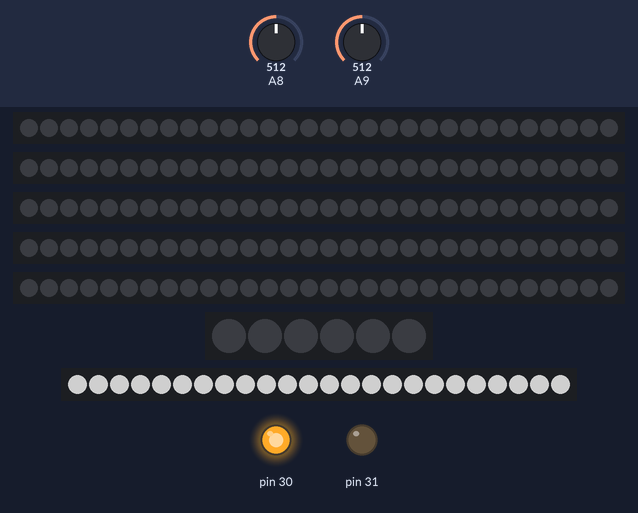
A sketch run on a simulated Arduino Mega 2560, built with avr-gcc and run on an emulated ATmega2560. Parts: 5 × 30 RGB LEDs in strip order, left to right, 6 RGB LEDs in strip order, left to right, 24 RGB LEDs in strip order, left to right, output pins drawn as LEDs (lit = HIGH). The inputs (shaded band) are chosen by the test bench; at power-on: A9 = 512, A8 = 512. Dim RGB values are drawn brighter than linear; random numbers use the default seed unless the sketch sets one; what the sketch prints to the serial monitor is not drawn.

Above: at 1.29 s.
1.3 s: A9 set to 1014
3.1 s: A9 set to 1022
At 4.0 s:
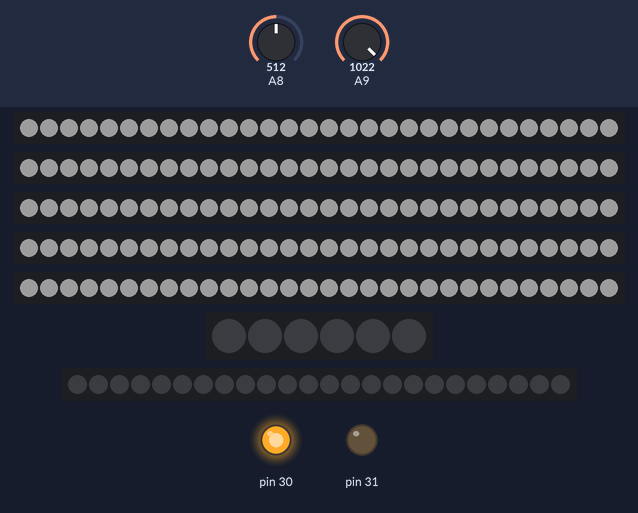
4.9 s: A8 set to 1010
At 5.77 s:
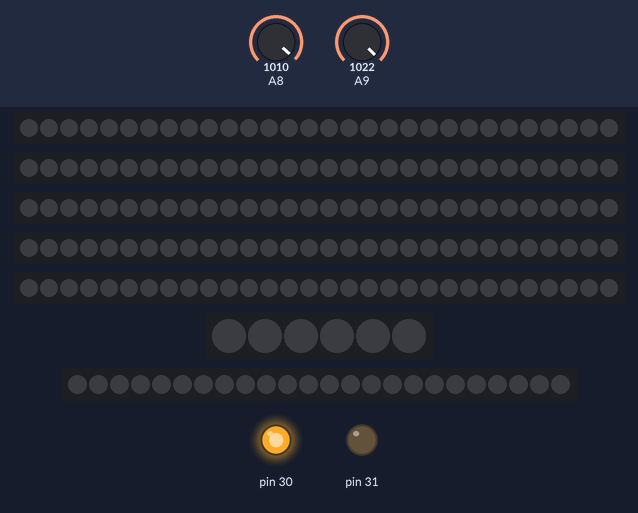
6.4 s: A8 set to 1023
At 6.64 s:
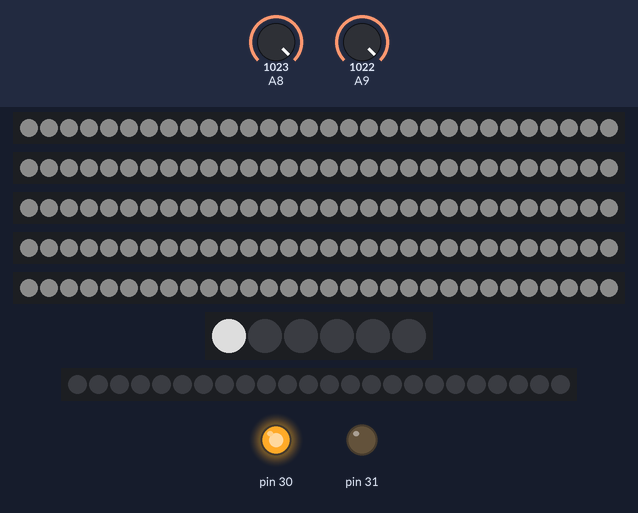
Timing chart, 0 to 9.4 s (numbered marks = the images above; inputs shaded):
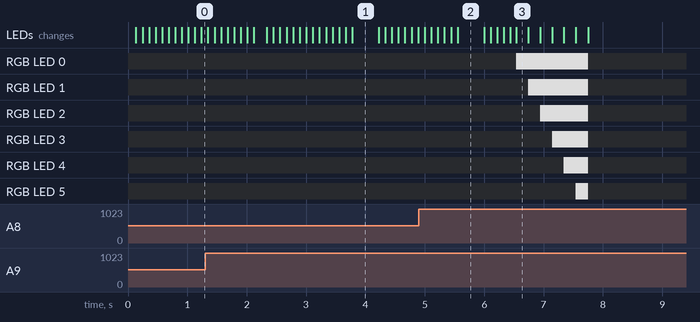

Measured:
- the behaviour switches between 1021 and 1022 on A9 (found by bisection; images 0 and 1)
- the behaviour switches between 1022 and 1023 on A8 (found by bisection; images 2 and 3)
- what the display in image 2 shows lasts 0.4 s, from 5.6 s to 6.0 s

The sketch:

Arduino-LED-Code.ino
```cpp
#include <Adafruit_NeoPixel.h>
#include <avr/pgmspace.h>
#ifdef AVR
#include <avr/power.h> // Required for 16 MHz Adafruit Trinket
#endif

// Which pin on the Arduino is connected to the NeoPixels?
// On a Trinket or Gemma we suggest changing this to 1:
#define LED_PIN1    3
#define LED_PIN2    4
#define LED_PIN3    5
#define LED_PIN4    6
#define LED_PIN5    7
#define LED_PIN6    8
#define LED_PIN7    9

// How many NeoPixels are attached to the Arduino?
#define LED_COUNT 30

unsigned long rgb = 0x6f56a3;
byte red = rgb >> 16;
byte green = (rgb & 0x00ff00) >> 8;
byte blue = (rgb & 0x0000ff);
byte up = 0, down = 0;
int arr[150], index1 = 0;

Adafruit_NeoPixel strip1(LED_COUNT, LED_PIN1, NEO_GRB + NEO_KHZ800);
Adafruit_NeoPixel strip2(LED_COUNT, LED_PIN2, NEO_GRB + NEO_KHZ800);
Adafruit_NeoPixel strip3(LED_COUNT, LED_PIN3, NEO_GRB + NEO_KHZ800);
Adafruit_NeoPixel strip4(LED_COUNT, LED_PIN4, NEO_GRB + NEO_KHZ800);
Adafruit_NeoPixel strip5(LED_COUNT, LED_PIN5, NEO_GRB + NEO_KHZ800);
Adafruit_NeoPixel strip6(6, LED_PIN6, NEO_GRB + NEO_KHZ800);
Adafruit_NeoPixel strip7(24, LED_PIN7, NEO_GRB + NEO_KHZ800);

int white = 20;
float white1 = 20.0;
byte button1 = 0, button2 = 0;
void setup() {

  Serial.begin(9600);
  strip1.begin();           // INITIALIZE NeoPixel strip object (REQUIRED)
  strip1.show();            // Turn OFF all pixels ASAP
  strip1.setBrightness(150); // Set BRIGHTNESS to about 1/5 (max = 255)
  strip2.begin();           // INITIALIZE NeoPixel strip object (REQUIRED)
  strip2.show();            // Turn OFF all pixels ASAP
  strip2.setBrightness(150);
  strip3.begin();           // INITIALIZE NeoPixel strip object (REQUIRED)
  strip3.show();            // Turn OFF all pixels ASAP
  strip3.setBrightness(150);
  strip4.begin();           // INITIALIZE NeoPixel strip object (REQUIRED)
  strip4.show();            // Turn OFF all pixels ASAP
  strip4.setBrightness(150);
  strip5.begin();           // INITIALIZE NeoPixel strip object (REQUIRED)
  strip5.show();            // Turn OFF all pixels ASAP
  strip5.setBrightness(150);
  strip6.begin();           // INITIALIZE NeoPixel strip object (REQUIRED)
  strip6.show();            // Turn OFF all pixels ASAP
  strip6.setBrightness(150);
  strip7.begin();           // INITIALIZE NeoPixel strip object (REQUIRED)
  strip7.show();            // Turn OFF all pixels ASAP
  strip7.setBrightness(150);


  pinMode(30, OUTPUT);
  pinMode(31, OUTPUT);
  digitalWrite(30, HIGH);
  digitalWrite(31, LOW);

}


// loop() function -- runs repeatedly as long as board is on ---------------

void loop() {

  int sensorValue1 = analogRead(A8);
  // print out the value you read:
  //  Serial.print("value 8:::" );
  //  Serial.println(sensorValue1);
  int sensorValue2 = analogRead(A9);
  // print out the value you read:
  //  Serial.print("value 9:::");
  //  Serial.println(sensorValue2);

  //breathAll();
  if (sensorValue2 < 1022) {
    strip1.setBrightness(0);
    strip2.setBrightness(0);
    strip3.setBrightness(0);
    strip4.setBrightness(0);
    strip5.setBrightness(0);
    strip6.setBrightness(0);
    strip7.setBrightness(250);
    strip1.show();
    strip2.show();
    strip3.show();
    strip4.show();
    strip5.show();
    strip6.show();
    strip7.show();

    scan(100);
  }
  else {

    if (down == 1) {
      down = 0;
      strip6.setBrightness(250);
      strip6.show();
      greenWay();
      int r = random(0, 150);
      r = check(r);
      arr[index1] = r;
      Serial.println(arr[index1]);
      index1++;
      strip6.setBrightness(0);
      strip6.show();
      strip1.setBrightness(200);
      strip2.setBrightness(200);
      strip3.setBrightness(200);
      strip4.setBrightness(200);
      strip5.setBrightness(200);
      for (int i = 0; i < index1 ; i++) {

        if (arr[i] / 15 < 2) {
          strip1.setPixelColor(arr[i], 255, 255, 255);
          strip1.show();
        }
        else if (arr[i] / 15 < 4) {
          strip2.setPixelColor(arr[i] - 30, 255, 255, 255);
          strip2.show();
        }
        else if (arr[i] / 15 < 6) {
          strip3.setPixelColor(arr[i] - 60, 255, 255, 255);
          strip3.show();

        }
        else if (arr[i] / 15 < 8) {
          strip4.setPixelColor(arr[i] - 90, 255, 255, 255);
          strip4.show();
        }
        else if (arr[i] / 15 < 10) {
          strip5.setPixelColor(arr[i] - 120, 255, 255, 255);
          strip5.show();
        }
      }


      strip7.setBrightness(0);
      strip7.show();
      strip1.show();
      strip2.show();
      strip3.show();
      strip4.show();
      strip5.show();

      delay(8000);   ///// 5000 is 5 sec,
    }
    strip1.setBrightness(150);
    strip2.setBrightness(150);
    strip3.setBrightness(150);
    strip4.setBrightness(150);
    strip5.setBrightness(150);
    strip7.setBrightness(0);
    strip7.show();

    colorWipe(100);
    up = 1;
  }

  if ((sensorValue1 > 1022)) {
    if (up == 1) {
      down = 1;
    }
  }


}


void colorWipe( int wait) {
  white = (int) 50 * sin(white1) * sin(white1);

  for (int i = 0; i < LED_COUNT; i++) { // For each pixel in strip...
    strip1.setPixelColor(i, white, white, white);      //  Set pixel's color (in RAM)
    strip2.setPixelColor(i, white, white, white);
    strip3.setPixelColor(i, white, white, white);
    strip4.setPixelColor(i, white, white, white);
    strip5.setPixelColor(i, white, white, white);
    //  Pause for a moment
  }
  strip1.show();
  strip2.show();
  strip3.show();
  strip4.show();
  strip5.show();
  delay(wait);
  white1 = white1 + .1;

}

void scan( int wait) {
  white = (int) 200 * sin(white1) * sin(white1);

  for (int i = 0; i < LED_COUNT; i++) { // For each pixel in strip...
    //  Set pixel's color (in RAM)
    strip7.setPixelColor(i, white, white, white);
  }

  strip7.show();
  delay(wait);
  white1 = white1 + .1;

}

void greenWay() {
  strip6.setBrightness(150);
  for (int i = 0; i < 6; i++) {
    strip6.setPixelColor(i, 255, 255, 255);
    strip6.show();
    delay(200);
  }

}

int check(int rr) {

  for (int i = 0; i < index1; i++ ) {
    if (rr == arr[i]) {
      rr = random(0, 150);
      rr = check(rr);
    }
  }
  return rr;
}


void image(int wait, const unsigned long var[150] ) {

  strip2.clear();         //   Set all pixels in RAM to 0 (off)
  strip3.clear();         //   Set all pixels in RAM to 0 (off)
  strip4.clear();         //   Set all pixels in RAM to 0 (off)
  strip5.clear();         //   Set all pixels in RAM to 0 (off)
  for (int i = 0; i < 150; i++) {
    rgb = var[i];
    red = rgb >> 16;
    green = (rgb & 0x00ff00) >> 8;
    blue = (rgb & 0x0000ff);

    if (i / 15 < 2) {
      strip1.setPixelColor(i, red, green, blue);
    }
    else if (i / 15 < 4) {
      if (i == 30) {
        strip1.show();
        strip1.clear();         //   Set all pixels in RAM to 0 (off)
      }

      strip2.setPixelColor(i - 30, red, green, blue);
    }
    else if (i / 15 < 6) {
      if (i == 60) {
        strip2.show();
        strip2.clear();         //   Set all pixels in RAM to 0 (off)
      }
      strip3.setPixelColor(i - 60, red, green, blue);

    }
    else if (i / 15 < 8) {
      if (i == 90) {
        strip3.show();
        strip3.clear();         //   Set all pixels in RAM to 0 (off)
      }
      strip4.setPixelColor(i - 90, red, green, blue);
    }
    else if (i / 15 < 10) {
      if (i == 120) {
        strip4.show();
        strip4.clear();         //   Set all pixels in RAM to 0 (off)
      }
      strip5.setPixelColor(i - 120, red, green, blue);
    }
  }
  strip5.show(); // Update strip with new contents
  strip5.clear();
  delay(wait);  // Pause for a moment
}
```
